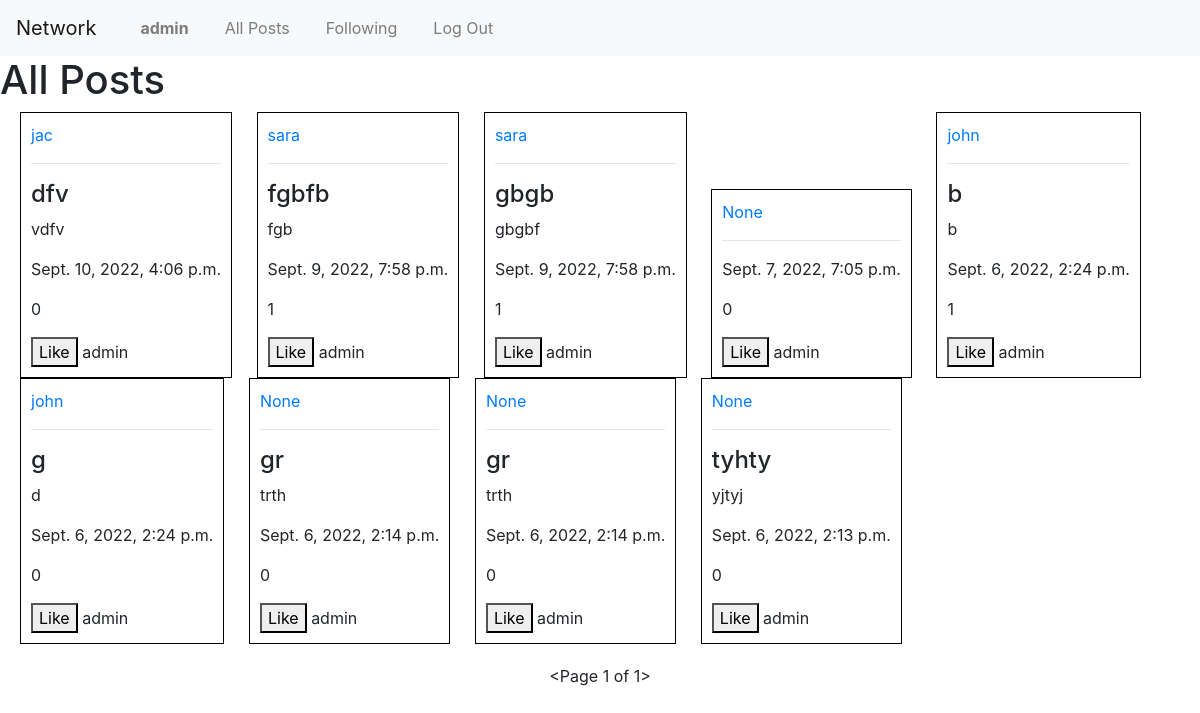
The app's page /all_posts (signed in) with its own data.
### network/models.py (models this page shows, shortened)
class User(AbstractUser):
    pass

class Posts(models.Model):
    id = models.AutoField(primary_key=True)
    post_uesr = models.ForeignKey(User, on_delete=models.CASCADE, null=True, blank=True,related_name='create_user')
    post_title = models.CharField(max_length=200)
    post_description = models.TextField()
    post_date = models.DateTimeField(default=datetime.now, blank=True)
    post_likes = models.ManyToManyField(User,blank=True,default=None, related_name='post_likes')
    like_count = models.CharField(max_length=200)

### network/views.py (the view)
# urls.py: path("all_posts", views.all_posts, name="all_posts"),
def all_posts(request):
    user = request.user
    all_post = Posts.objects.all().order_by('-id').exclude(post_uesr = user)
    paginator = Paginator(all_post,10)
    page = request.GET.get('page')
    posts = paginator.get_page(page)
    return render(request, "network/all_posts.html",{
        'posts':posts,
    })

### network/templates/network/all_posts.html (shortened to what this page needs)
{% extends 'network/layout.html' %}
{% load static %}
{% block head %}
    <link rel="stylesheet" href="{% static 'network/all_posts_style.css' %}">
{% endblock %}
{% block body %}
    <h1>All Posts</h1>
    {% for all_posts in posts %}
        <li>
            <div class="div_posts">
                <a href="{% url 'profile' all_posts.post_uesr %}">{{all_posts.post_uesr}}</a><hr>
                <h4>{{all_posts.post_title}}</h4>
                <p>{{all_posts.post_description}}</p>
                <p>{{all_posts.post_date}}</p>
                <p id="like_count_{{all_posts.id}}">{{all_posts.post_likes.count}}</p>
                {% if user not in all_posts.post_likes.all%}
                    <button value="{{all_posts.id}}" id="like_button_{{all_posts.id}}">Like</button>
                {% else %}
                    <button value="{{all_posts.id}}" id="like_button_{{all_posts.id}}">Unlike</button>
                {% endif %}
                {{user}}
            </div>
        </li>
        {% endfor %}
        <br>
        <div class="div_paginator">
            {{posts}}
        </div>
{% endblock %}

### network/templates/network/layout.html (shortened to what this page needs)
{% load static %}
<!DOCTYPE html>
<html lang="en">
    <head>
        {% block head%}
        {% endblock %}
        <link rel="stylesheet" href="https://stackpath.bootstrapcdn.com/bootstrap/4.4.1/css/bootstrap.min.css">
        <link href="{% static 'network/styles.css' %}" rel="stylesheet">
    </head>
    <body>
        <nav class="navbar navbar-expand-lg navbar-light bg-light">
            <a class="navbar-brand" href="#">Network</a>
            <div>
              <ul class="navbar-nav mr-auto">
                {% if user.is_authenticated %}
                    <li class="nav-item">
                        <a class="nav-link" href="{% url 'my_account' user %}"><strong>{{ request.user }}</strong></a>
                    </li>
                {% endif %}
                <li class="nav-item">
                  <a class="nav-link" href="{% url 'all_posts' %}">All Posts</a>
                </li>
                {% if user.is_authenticated %}
                    <li class="nav-item">
                        <a class="nav-link" href="{% url 'following_posts' %}">Following</a>
                    </li>
                    <li class="nav-item">
                        <a class="nav-link" href="{% url 'logout' %}">Log Out</a>
                    </li>
                {% endif %}
              </ul>
            </div>
          </nav>
        <div class="body">
            {% block body %}
            {% endblock %}
        </div>
    </body>
</html>

### network/static/network/all_posts_style.css (style rules this page uses)
.div_posts { border: solid 1px black; padding: 10px; }
li { display: inline-block; margin-left: 20px; }
.div_paginator { display: block; text-align: center; margin: 20px 0 0 0; }

### records on screen
User: user "admin", username "admin"
Posts: post_uesr "jac", post_title "dfv", post_description "vdfv", post_date "Sept. 10, 2022, 4:06 p.m.", post_likes.count "0"
Posts: post_uesr "sara", post_title "fgbfb", post_description "fgb", post_date "Sept. 9, 2022, 7:58 p.m.", post_likes.count "1"
Posts: post_uesr "sara", post_title "gbgb", post_description "gbgbf", post_date "Sept. 9, 2022, 7:58 p.m.", post_likes.count "1"
Posts: post_uesr "None", post_date "Sept. 7, 2022, 7:05 p.m.", post_likes.count "0"
Posts: post_uesr "john", post_title "b", post_description "b", post_date "Sept. 6, 2022, 2:24 p.m.", post_likes.count "1"
Posts: post_uesr "john", post_title "g", post_description "d", post_date "Sept. 6, 2022, 2:24 p.m.", post_likes.count "0"
Posts: post_uesr "None", post_title "gr", post_description "trth", post_date "Sept. 6, 2022, 2:14 p.m.", post_likes.count "0"
Posts: post_uesr "None", post_title "gr", post_description "trth", post_date "Sept. 6, 2022, 2:14 p.m.", post_likes.count "0"
Posts: post_uesr "None", post_title "tyhty", post_description "yjtyj", post_date "Sept. 6, 2022, 2:13 p.m.", post_likes.count "0"

### other values on screen
{{ posts }} "<Page 1 of 1>"
